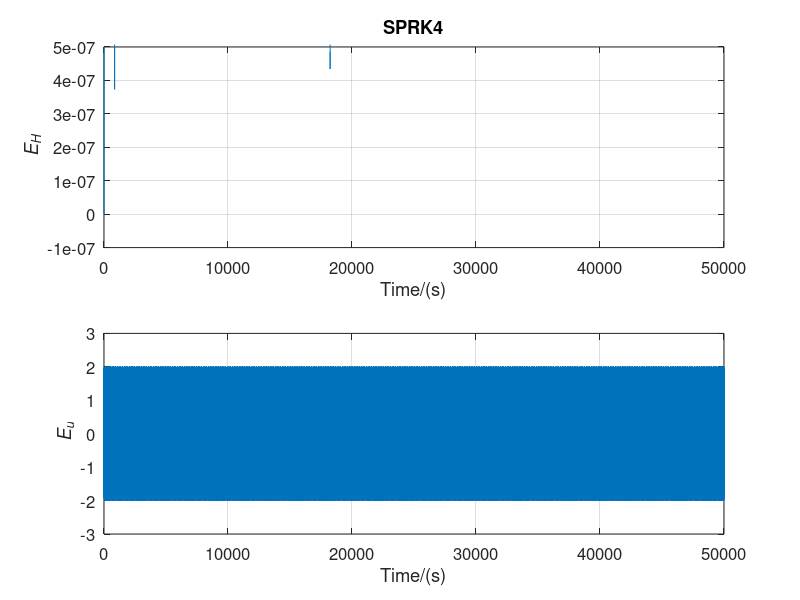

The MATLAB source for this figure:
%Forth-order explicit symplectic Runge-Kutta method 
clear;close all;
w=50;            % frequency
dt=0.05;        % time steps
N=1000000;        %iterations
%initialize
p1=zeros(1,N);    % displacement
q1=zeros(1,N);    % velocity
p1(1)=0;
q1(1)=1;
% Runge-Kutta coefficient
e1=0.13883725894365473;
e2=0.46958619250378464;
e3=0.751399209882663;
e4=-0.3598226613301023;
d1=0.3726518368174738;
d2=0.41264784985125225;
d3=-0.04864313400799411;
d4=0.26334344733926796;
H=zeros(N,1);
E0=w^2*1^2;
H(1)=w^2*q1(1)^2+p1(1)^2; % Energy
for i=2:N
    qq1=q1(i-1)+(e1*dt)*(p1(i-1));
    pp1=p1(i-1)+(d1*dt)*(-w^2*qq1);
    qq1=qq1+(e2*dt)*(pp1);
    pp1=pp1+(d2*dt)*(-w^2*qq1);
    qq1=qq1+(e3*dt)*(pp1);
    pp1=pp1+(d3*dt)*(-w^2*qq1);
    q1(i)=qq1+dt*(e4)*(pp1);
    p1(i)=pp1+d4*dt*(-w^2*q1(i));
    H(i)=w^2*q1(i)^2+p1(i)^2; 
end
t=dt.*[0:N-1];
pe=cos(w.*t);   % exact solution
E=abs((H-E0))./E0;
max(E)
subplot(2,1,1)
plot(t,E)
ylim([-1e-7,5e-7])
grid on
title('SPRK4')
xlabel('Time/(s)')
ylabel('\it E_{H}','FontName','Helvetica')
set(gca,'FontName','Helvetica ','FontSize',12);
Ru=norm((q1-pe),2)/norm(pe,2)
subplot(2,1,2)
plot(t,q1-pe)
grid on
xlabel('Time/(s)')
ylabel('\it E_{u}','FontName','Helvetica')
grid on
set(gca,'FontName','Helvetica ','FontSize',12);
set(gcf,'Position',[100 100 500 350])
